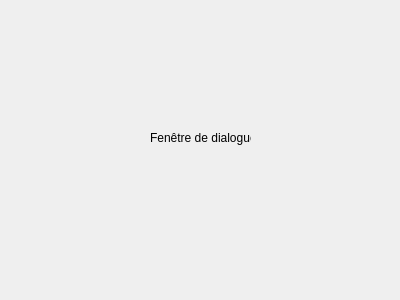
<?xml version="1.0" encoding="UTF-8"?>
<ui version="4.0">
 <class>Dialog</class>
 <widget class="QDialog" name="Dialog">
  <property name="geometry">
   <rect>
    <x>0</x>
    <y>0</y>
    <width>400</width>
    <height>300</height>
   </rect>
  </property>
  <property name="windowTitle">
   <string>Dialog</string>
  </property>
  <widget class="QLabel" name="titre">
   <property name="geometry">
    <rect>
     <x>150</x>
     <y>130</y>
     <width>101</width>
     <height>16</height>
    </rect>
   </property>
   <property name="text">
    <string>Fenêtre de dialogue</string>
   </property>
  </widget>
 </widget>
 <resources/>
 <connections/>
</ui>
